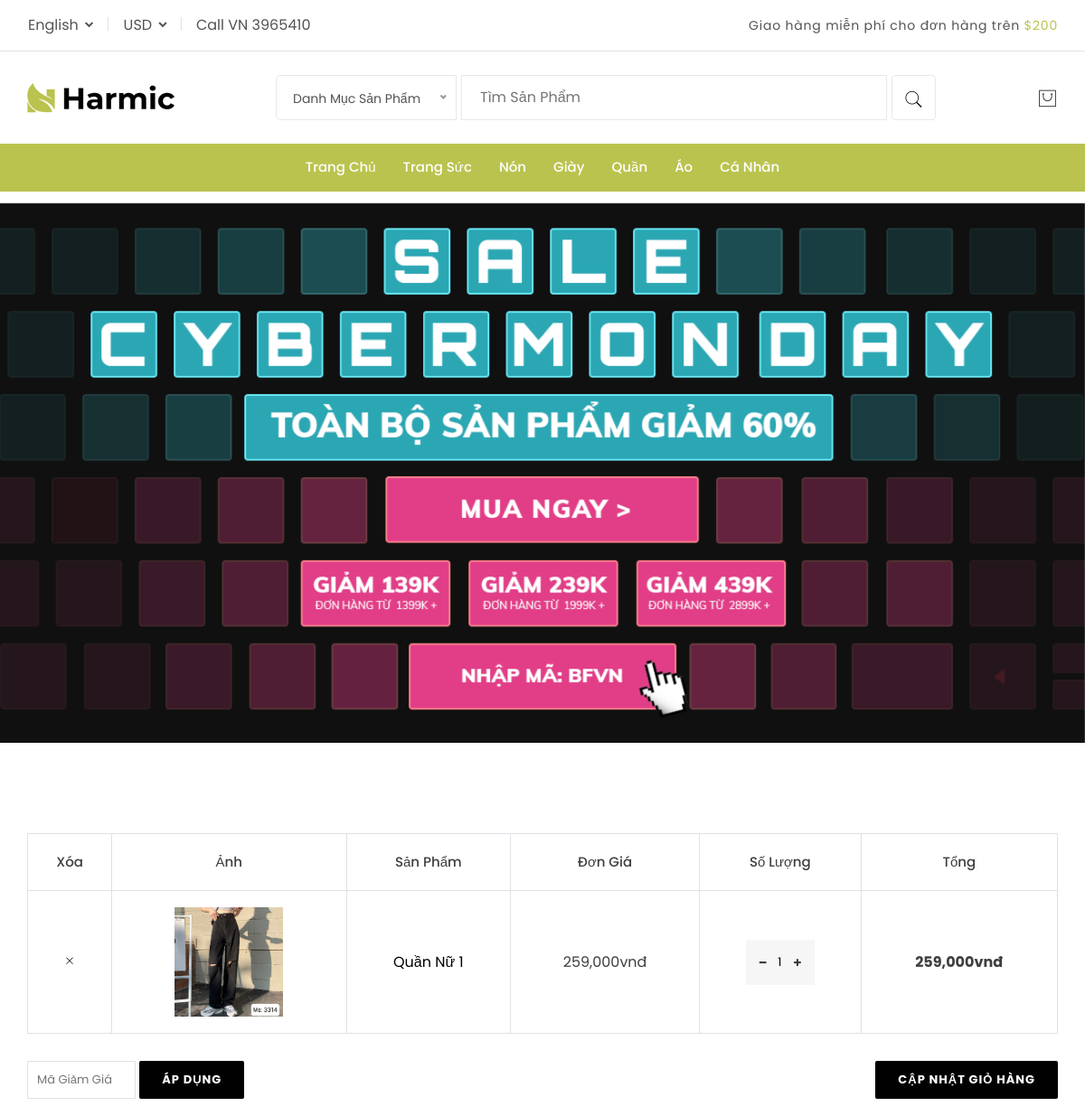
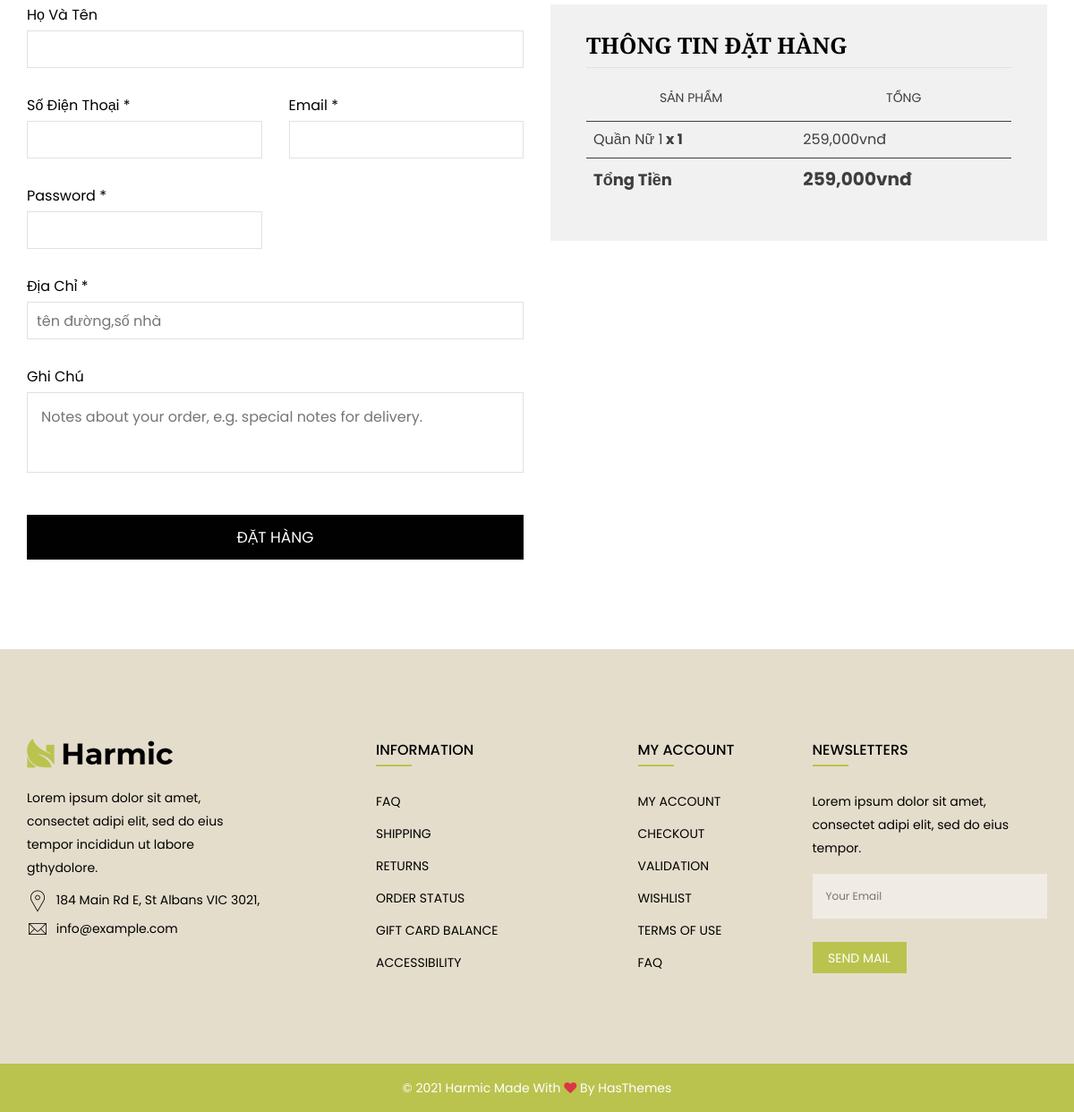
The app's page /index.php?quanly=giohang with its own data (2 pictures, top to bottom).
### tables this page shows
CREATE TABLE `tbl_category` (
  `category_id` int(11) NOT NULL,
  `category_name` varchar(50) NOT NULL
);

CREATE TABLE `slider` (
  `slider_id` int(11) NOT NULL,
  `slider_image` varchar(100) NOT NULL,
  `slider_active` int(11) NOT NULL DEFAULT 1
);

CREATE TABLE `tbl_giohang` (
  `giohang_id` int(11) NOT NULL,
  `tensanpham` varchar(100) NOT NULL,
  `sanpham_id` int(11) NOT NULL,
  `giasanpham` varchar(50) NOT NULL,
  `hinhanh` varchar(50) NOT NULL,
  `soluong` int(11) NOT NULL
);

### include/giohang.php (the view, shortened to what the rows shown need)
<div class="cart-area section-space-y-axis-100">
    <div class="container">
        <div class="row">
            <div class="col-12">
                <?php
                $sql_lay_giohang = mysqli_query($con, "SELECT * FROM tbl_giohang ORDER BY giohang_id DESC");
                ?>
                <form action="" method="POST">
                    <div class="table-content table-responsive">
                        <table class="table">
                            <thead>
                                <tr>
                                    <th class="product_remove">Xóa</th>
                                    <th class="product-thumbnail">Ảnh</th>
                                    <th class="cart-product-name">Sản Phẩm</th>
                                    <th class="product-price">Đơn Giá</th>
                                    <th class="product-quantity">Số Lượng</th>
                                    <th class="product-subtotal">Tổng</th>
                                </tr>
                            </thead>
                            <?php
                            while ($row_fetch_giohang = mysqli_fetch_array($sql_lay_giohang)) {
                                $subtotal = $row_fetch_giohang['soluong'] * $row_fetch_giohang['giasanpham'];
                                ?>
                                <tbody>
                                    <tr>
                                        <td class="product_remove">
                                            <a href="?quanly=giohang&xoa=<?php echo $row_fetch_giohang['giohang_id'] ?>">
                                                <i class="pe-7s-close" title="Remove"></i>
                                            </a>
                                        </td>
                                        <td class="product-thumbnail">
                                            <a href="javascript:void(0)">
                                                <img style="max-width: 120px;"
                                                    src="assets/images/anh/<?php echo $row_fetch_giohang['hinhanh'] ?>">
                                            </a>
                                        </td>
                                        <td class="product-name"><a href="javascript:void(0)">
                                                <?php echo $row_fetch_giohang['tensanpham'] ?>
                                            </a></td>
                                        <td class="product-price"><span class="amount">
                                                <?php echo number_format($row_fetch_giohang['giasanpham']) . 'vnđ' ?>
                                            </span></td>
                                        <td class="quantity">
                                            <div class="cart-plus-minus">
                                                <div>
                                                    <input class="cart-plus-minus-box" type="text" name="soluong[]"
                                                        value="<?php echo $row_fetch_giohang['soluong'] ?>">
                                                </div>
                                            </div>
                                        </td>
                                        <td class="product-subtotal"><span class="amount">
                                                <?php echo number_format($subtotal) . 'vnđ' ?>
                                            </span></td>
                                    </tr>
                                </tbody>
                            <?php
                            }
                            ?>
                        </table>
                    </div>
                    <br>
                </form>
                <div class="row">
                    <div class="col-lg-6 col-12">
                        <form action="" method="post">
                            <div class="your-order">
                                <div class="your-order-table table-responsive">
                                    <table class="table">
                                        <thead>
                                            <tr>
                                                <th class="cart-product-name">Sản Phẩm</th>
                                                <th class="cart-product-total">Tổng</th>
                                            </tr>
                                        </thead>
                                        <?php
                                        $sql_giohang = mysqli_query($con, "SELECT * FROM tbl_giohang ORDER BY giohang_id DESC");
                                        ?>
                                        <tbody>
                                            <?php
                                            while ($row_fetch_giohang = mysqli_fetch_array($sql_giohang)) {
                                                $subtotal = $row_fetch_giohang['soluong'] * $row_fetch_giohang['giasanpham'];
                                                ?>
                                                <tr class="cart_item">
                                                    <td class="cart-product-name">
                                                        <?php echo $row_fetch_giohang['tensanpham'] ?><strong
                                                            class="product-quantity">
                                                            x
                                                            <?php echo $row_fetch_giohang['soluong'] ?>
                                                        </strong>
                                                    </td>
                                                    <td class="cart-product-total"><span class="amount">
                                                            <?php echo number_format($subtotal) . 'vnđ' ?>
                                                        </span></td>
                                                </tr>
                                                <?php
                                            }
                                            ?>
                                        </tbody>
                                        <tfoot>
                                            <tr class="order-total">
                                                <th>Tổng Tiền</th>
                                            </tr>
                                        </tfoot>
                                    </table>
                                </div>
                            </div>
                        </form>
                    </div>
                </div>
            </div>
        </div>
    </div>
</div>

### include/menu.php (shortened to what the rows shown need)
<div class="main-header header-sticky" data-bg-color="#bac34e">
    <div class="container">
        <div class="main-header_nav position-relative">
            <div class="row align-items-center">
                <div class="col-lg-12 d-none d-lg-block">
                    <div class="main-menu">
                        <nav class="main-nav">
                            <ul>
                                <?php
                                $sql_category_danhmuc = mysqli_query($con, 'SELECT * FROM tbl_category ORDER BY category_id DESC');
                                while ($row_category_danhmuc = mysqli_fetch_array($sql_category_danhmuc)) {
                                    ?>
                                    <li class="drop-holder">
                                        <a href="?quanly=danhmuc&id=<?php echo $row_category_danhmuc['category_id'] ?>">
                                            <?php echo $row_category_danhmuc['category_name'] ?>
                                        </a>
                                    </li>
                                    <?php
                                }
                                ?>
                            </ul>
                        </nav>
                    </div>
                </div>
            </div>
        </div>
    </div>
</div>

### include/slider.php (shortened to what the rows shown need)
<div class="slider-area">
            <?php
                $sql_slider=mysqli_query($con,"SELECT * FROM slider WHERE slider_active='1' ORDER BY slider_id");
                while($row_slider=mysqli_fetch_array($sql_slider)){
            ?>
            <div class="swiper-container main-slider swiper-arrow with-bg_white">
                <div class="swiper-wrapper">
                    <div class="swiper-slide animation-style-01">
                        <div  class="slide-inner bg-height" data-bg-image="assets/images/anh/silde1.jpg">
                        </div>
                    </div>
                </div>
                <?php
                }
                ?>
            </div>
        </div>

### records on screen
tbl_category: category_name "Trang Sức"
tbl_category: category_name "Nón"
tbl_category: category_name "Giày"
tbl_category: category_name "Quần"
tbl_category: category_name "Áo"
tbl_giohang: hinhanh (picture), tensanpham "Quần Nữ 1", giasanpham "259,000", soluong "1", subtotal "259,000"

### other values on screen
$total "259,000"
